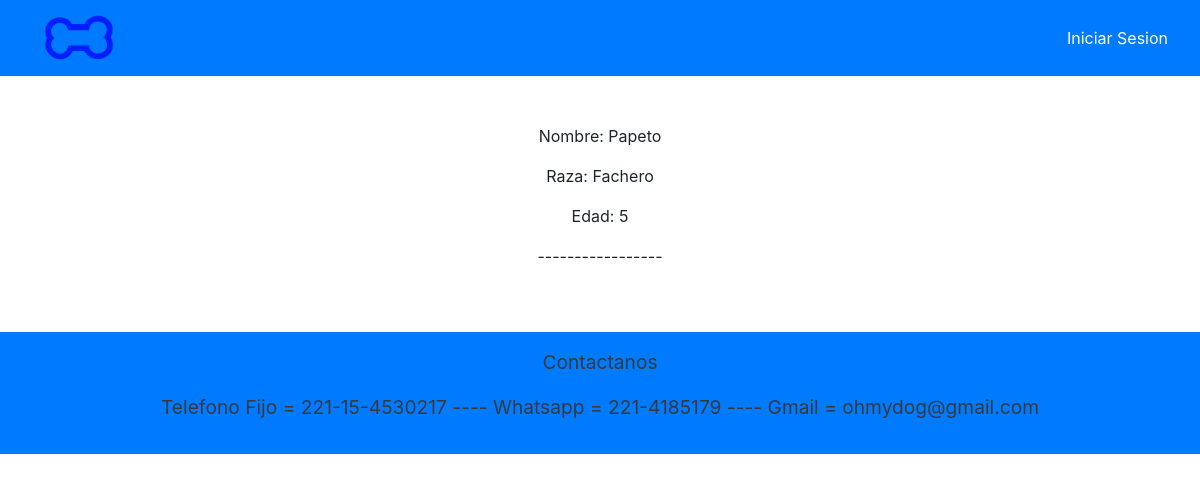
The page /listarAlgo on the database its author committed.
### APP/models.py (models this page shows, shortened)
class Perro(models.Model):
    nombre = models.CharField(max_length=15)
    raza = models.CharField(max_length=30)
    edad = models.IntegerField()

### APP/views.py (the view)
# urls.py: path('listarAlgo',views.listarAlgo,name='listarAlgo'),
def listarAlgo(request):
    context = Perro.objects.all()
    return render(request, 'paginas/listarAlgo.html', {'context': context})

### APP/templates/paginas/listarAlgo.html (shortened to what this page needs)
{% extends 'paginas/base.html' %}
{% load static %}
{% block contenido %}
<div class="d-flex justify-content-center flex-column align-items-center">
    {% for c in context %}
        <p>Nombre: {{ c.nombre }}</p>
        <p>Raza: {{ c.raza }}</p>
        <p>Edad: {{ c.edad }}</p>
        <p>-----------------</p>
    {% endfor %}
</div>
{% endblock %}

### rows shown on the page
Perro: nombre "Papeto", raza "Fachero", edad "5"
